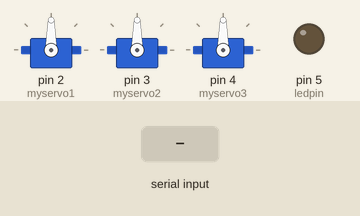
Simulated run of this sketch. Board: Arduino Uno, built with avr-gcc and run on an emulated ATmega328P. On the bench: 3 × servo, output pins drawn as LEDs (lit = HIGH). The test bench sets the inputs (shaded band). What the sketch prints to the serial monitor is not drawn.

Above: at 1.2 s.
1.3 s: "1" received over Serial
At 1.9 s:
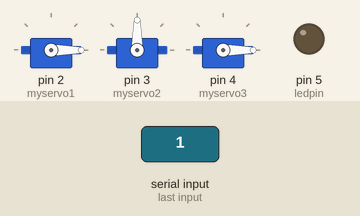
2.8 s: "2" received over Serial
At 4.0 s:
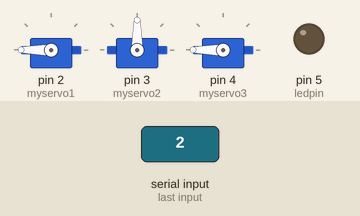
4.3 s: "6" received over Serial
At 5.5 s:
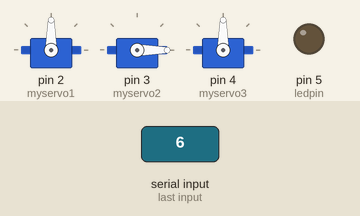
5.8 s: "5" received over Serial
At 6.7 s:
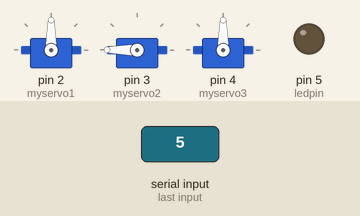
7.3 s: "0" received over Serial
At 7.9 s:
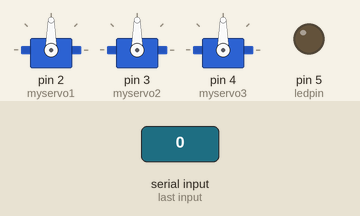
Timing chart, 0 to 9.8 s (numbered marks = the images above; inputs shaded):
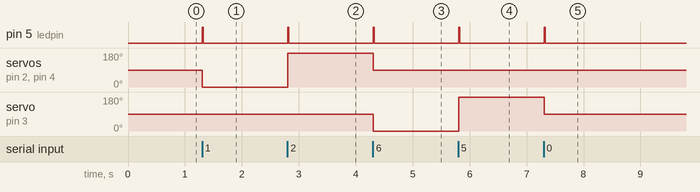

Measured:
- after the input at 1.3 s, pin 5 (ledpin): LOW → HIGH at once, → LOW 0.02 s later; servo on pin 2 (myservo1), servo on pin 4 (myservo3): 90° → 0° at once
- after the input at 2.8 s, pin 5 (ledpin): LOW → HIGH at once, → LOW 0.02 s later; servo on pin 2 (myservo1), servo on pin 4 (myservo3): 0° → 180° at once
- after the input at 4.3 s, pin 5 (ledpin): LOW → HIGH at once, → LOW 0.02 s later; servo on pin 2 (myservo1), servo on pin 4 (myservo3): 180° → 90° at once; servo on pin 3 (myservo2): 90° → 0° at once
- after the input at 5.8 s, pin 5 (ledpin): LOW → HIGH at once, → LOW 0.02 s later; servo on pin 3 (myservo2): 0° → 180° at once
- after the input at 7.3 s, pin 5 (ledpin): LOW → HIGH at once, → LOW 0.02 s later; servo on pin 3 (myservo2): 180° → 90° at once

The sketch:

snake.ino
```cpp
#include <Servo.h>

Servo myservo1;  // create servo object to control a servo
 Servo myservo2;
 Servo myservo3;
 const int ledpin = 5;


void setup()
{
  Serial.begin(9600);
  myservo1.attach(2);  // attaches the servo on pin 9 to the servo object
  myservo2.attach(3);  // attaches the servo on pin 9 to the servo object
  myservo3.attach(4);  // attaches the servo on pin 9 to the servo object
  pinMode(ledpin, OUTPUT);
}

void loop()
{
  if(Serial.available()>0){
 // Serial.println(Serial.read());
 digitalWrite(ledpin, HIGH);

byte info=Serial.read();
//Serial.println(info);
  if(info=='1'){

     myservo1.write(0);
myservo3.write(0);
Serial.print('1');

  }
  else if (info=='2'){
   myservo1.write(180);
   myservo3.write(180);
   Serial.print('2');
  }
  else
{myservo1.write(90);
myservo3.write(90);

}

 if(info=='6'){
  myservo2.write(0);
  Serial.print('6');
 }
 else if(info=='5')
 {
  myservo2.write(180);
  Serial.print('5');

 }
 else{myservo2.write(90);
 Serial.print('0');
}

  }
    else{digitalWrite(ledpin, LOW);}
  delay(20);

}

//why is an led in pin 6 make 15 led stop
//xbee has only 3V output why is it giving 5?
//have to look into why this is printing out the wrong values
```
